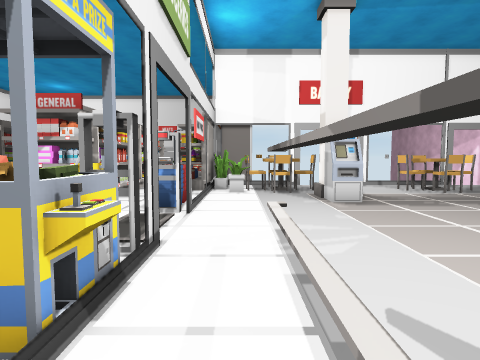
[1] (above)

24 first-person views from a walk through a Unity game level. The camera is 1.4 m above the floor, tilts 4° down and sees 75° across. The floor is counted in squares, 1 m on a side. Each view is taken from the middle of a square. On the plan, view 1 faces up. The plan holds only what a view shows up to about 14 squares ahead; the rest is blank. The place goes on beyond the plan. The player character is not drawn. Door leaves are left out, so doorways stand open.

[2]
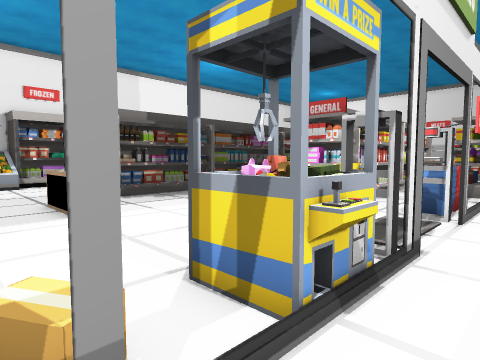

[3]
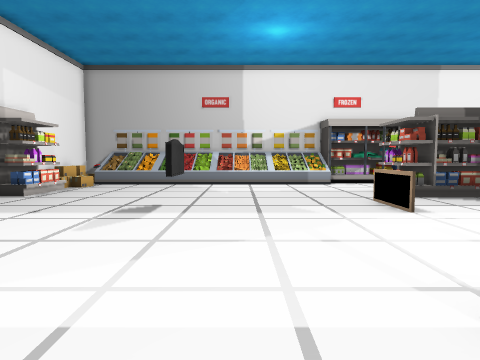

[4]
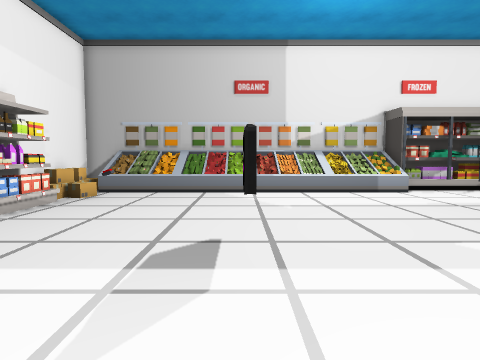

[5]
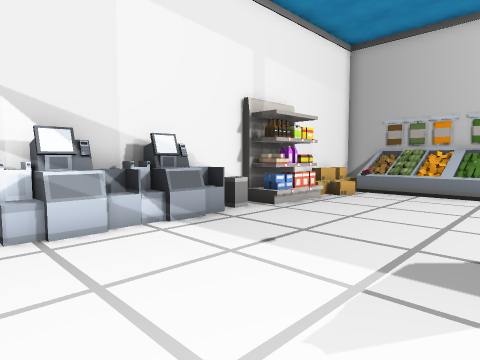

[6]
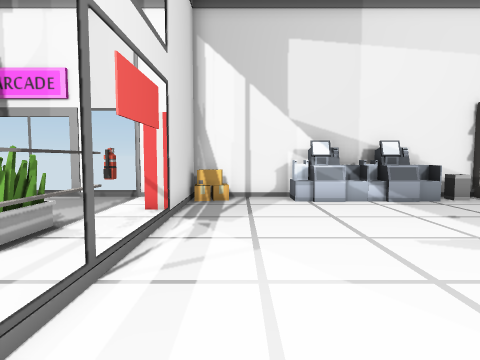

[7]
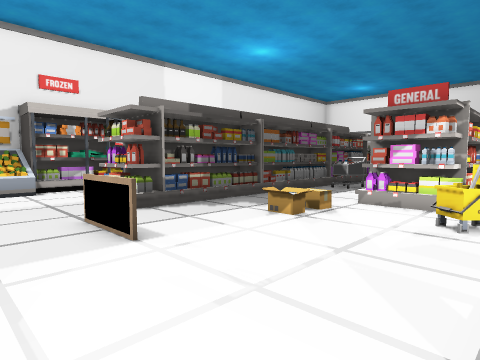

[8]
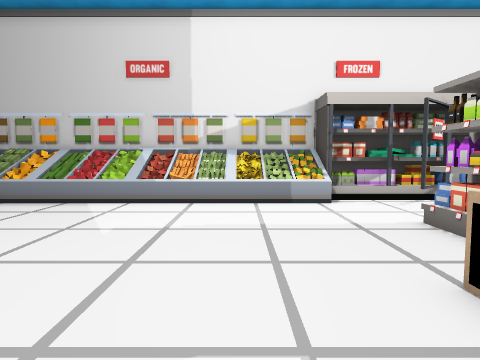

[9]
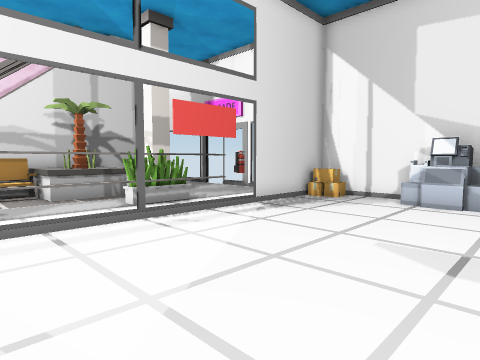

[10]
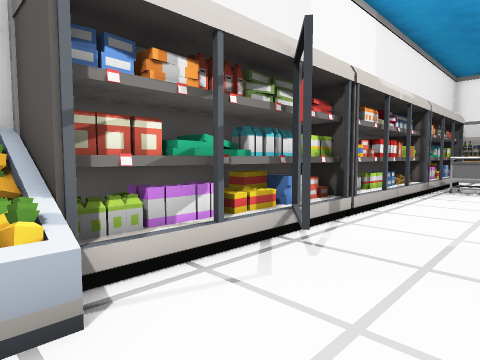

[11]
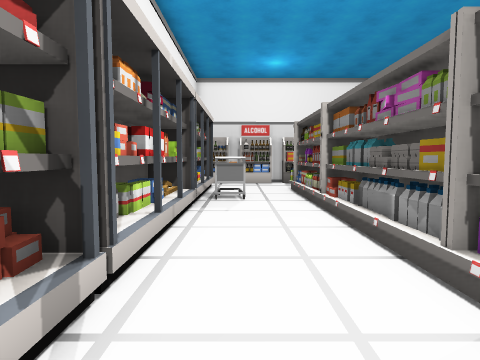

[12]
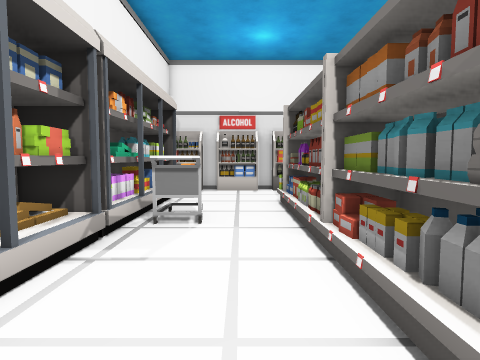

[13]
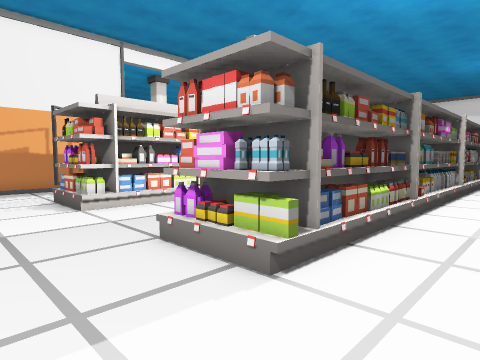

[14]
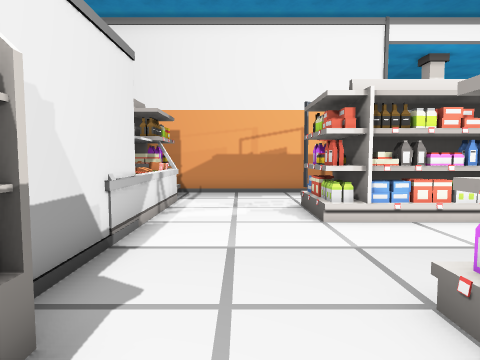

[15]
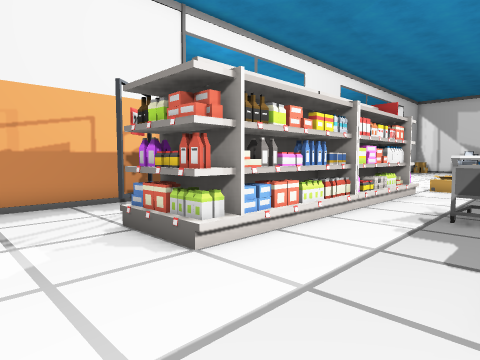

[16]
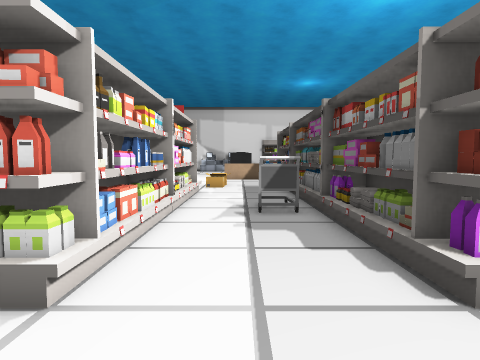

[17]
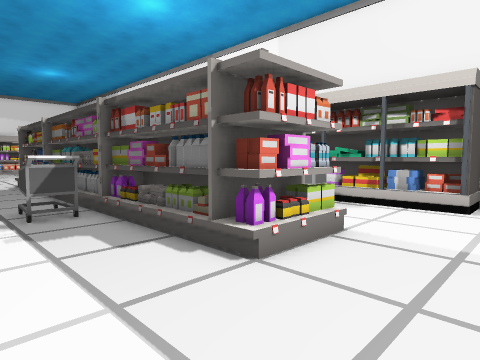

[18]
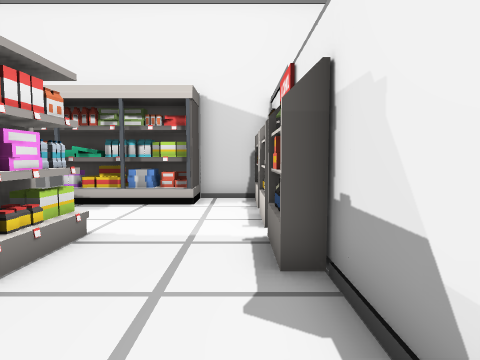

[19]
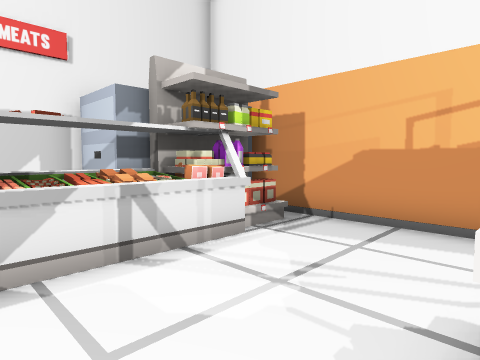

[20]
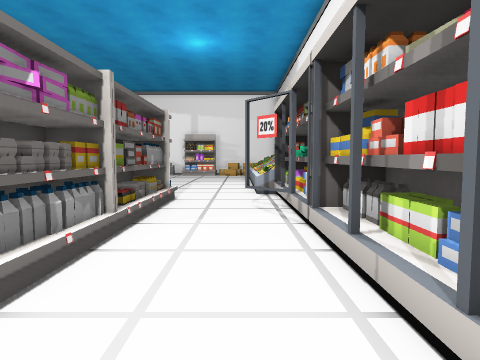

[21]
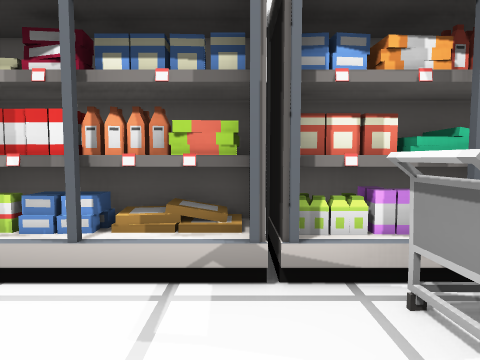

[22]
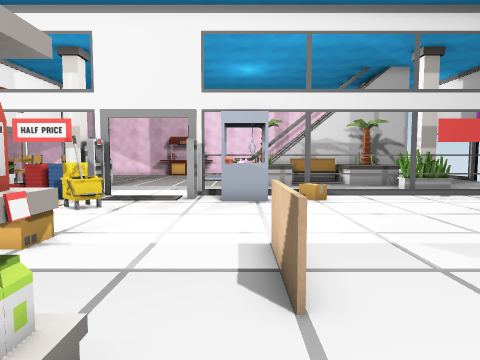

[23]
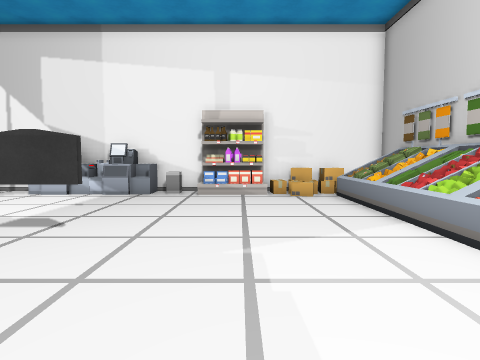

[24]
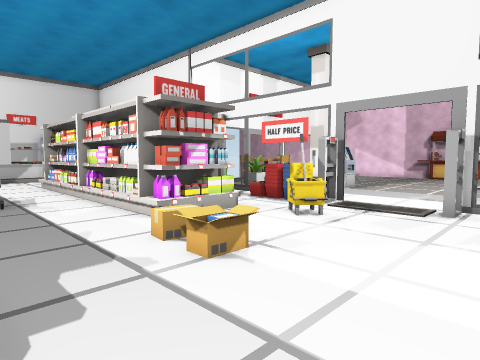

### Floor plan
Key: @ floor where view 1 was taken; # wall or solid block; x gap in a wall; . floor; = window, fence, low wall or low ledge; ^ raised ledge; v drop or lower ground; S shelf; C chair; T table; P plant; I pillar; M cash machine; H thing the floor can be seen under or through; E fire extinguisher; B bench; R trolley; O other object.
Columns run from 19 left of view 1 to 10 right of it. Each row starts with its distance up from view 1.
 26               #####
 25            ####SSS#
 24 #SS#S#S#####===#..#
 23 #.................#
 22 #.................S
 21 #S................S
 20 #S....SSS...SSSS..S
 19 SS...SSSS...SSS S.S
 18 #SRR.SSSS...SS    S
 17 #SRR.SSSS...SS    S
 16 #SRR.SSSS...SS OOSO
 15 SSS...SSSR..SSS SSO
 14 SS...SS SR..SSS SSOCCTC  .CCCC
 13 #S...SSSS...SSS. ..PCC. ...CC.
 12 #S....SSS...SSS. .#...I .....
 11 SS...SSSS...SSS.......I .....
 10 #S...SSSS...SSS..^....MM....
  9 #SS...SSS........^.........
  8 #S...SSSS..O...=..#.......
  7 SSS..SSSS..=..==..........
  6 #SS..SSSS..=.............
  5 #S...SSSS........##.#...
  4 #S....SSS.........x.#..
  3 SS^.............#==.#.
  2 ##^......OOO....#=#.#.
  1 ##^................ #
  0 #^^...............#@H
 -1 #^^.................H..  B
 -2 ^^^.................H...BB #
 -3 #^^...............#.H.BBBv ##
 -4 ##=......OOO........P.BBB#
 -5 #^^.................H.#BBB
 -6 #^^.......O.........H.I  #
 -7 #^^.................H.IO
 -8 ##^...............#.E..
 -9 ##^...............#.E.
-10 #^^.OSSS.=^^^^=..=#....
-11 #####SSS##^#^#^#####...
-12                       #

Positions as (right, up) in squares from view 1, and headings:
1: (0, 0), facing up
2: (0, 0), facing up-left
3: (0, -2), facing left
4: (-4, -4), facing left
5: (-4, -4), facing down-left
6: (-3, 0), facing down
7: (-3, 0), facing up-left
8: (-7, 0), facing left
9: (-8, 0), facing down-right
10: (-14, 2), facing up-left
11: (-16, 6), facing up
12: (-15, 10), facing up
13: (-16, 23), facing down-right
14: (-14, 22), facing right
15: (-11, 23), facing down-right
16: (-9, 23), facing down
17: (-8, 23), facing down-left
18: (-8, 23), facing left
19: (-8, 20), facing up-right
20: (-16, 15), facing down
21: (-14, 15), facing left
22: (-13, 3), facing right
23: (-13, 2), facing down
24: (-11, 3), facing up-right
